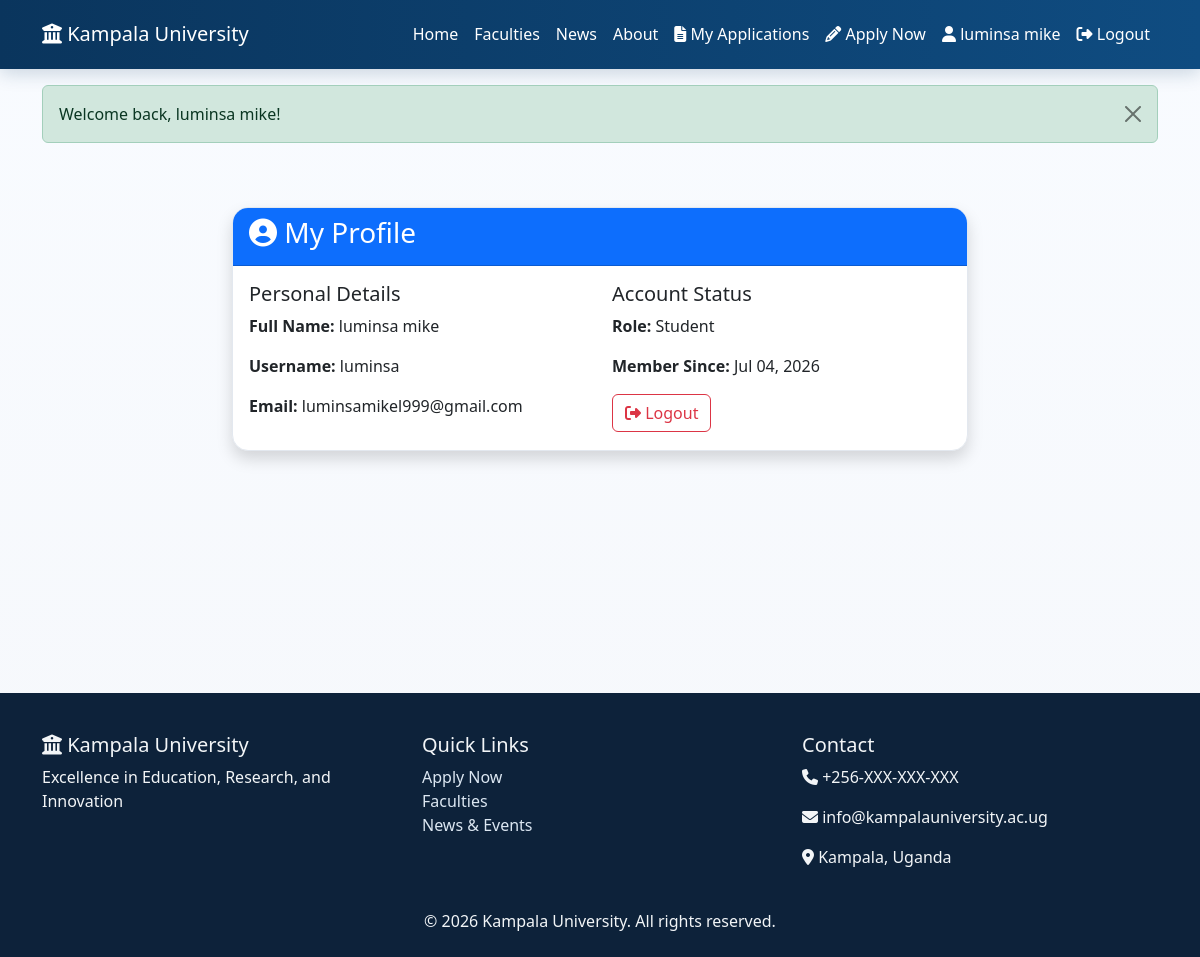
The page /auth/profile.php (signed in) on the database its author committed.
### tables this page shows
CREATE TABLE `users` (
  `id` int(11) NOT NULL,
  `username` varchar(50) NOT NULL,
  `email` varchar(100) NOT NULL,
  `password` varchar(255) NOT NULL,
  `full_name` varchar(100) NOT NULL,
  `role` enum('admin','staff','student') DEFAULT 'student',
  `created_at` timestamp NOT NULL DEFAULT current_timestamp()
);

### includes/functions.php (called while the page is built, shortened)
<?php
function formatDate($date) {
    return date('M d, Y', strtotime($date));
}
?>

### auth/profile.php (the view, shortened to what this page needs)
<?php
require_once __DIR__ . '/../includes/functions.php';
$db = getDB();
$stmt = $db->prepare('SELECT * FROM users WHERE id = ?');
$stmt->execute([$_SESSION['user_id']]);
$user = $stmt->fetch();
include __DIR__ . '/../includes/header.php';
?>
<div class="container py-5">
    <div class="row justify-content-center">
        <div class="col-lg-8">
            <div class="card shadow">
                <div class="card-header bg-primary text-white">
                    <h3><i class="fas fa-user-circle"></i> My Profile</h3>
                </div>
                <div class="card-body">
                    <?php if ($user): ?>
                        <div class="row g-4">
                            <div class="col-md-6">
                                <h5>Personal Details</h5>
                                <p><strong>Full Name:</strong> <?php echo htmlspecialchars($user['full_name']); ?></p>
                                <p><strong>Username:</strong> <?php echo htmlspecialchars($user['username']); ?></p>
                                <p><strong>Email:</strong> <?php echo htmlspecialchars($user['email']); ?></p>
                            </div>
                            <div class="col-md-6">
                                <h5>Account Status</h5>
                                <p><strong>Role:</strong> <?php echo ucfirst($user['role'] ?? 'student'); ?></p>
                                <p><strong>Member Since:</strong> <?php echo formatDate($user['created_at'] ?? date('Y-m-d')); ?></p>
                                <a href="logout.php" class="btn btn-outline-danger"><i class="fas fa-sign-out-alt"></i> Logout</a>
                            </div>
                        </div>
                    <?php else: ?>
                        <div class="alert alert-warning">Profile information is unavailable right now.</div>
                    <?php endif; ?>
                </div>
            </div>
        </div>
    </div>
</div>
<?php include __DIR__ . '/../includes/footer.php'; ?>

### assets/css/style.css (style rules this page uses)
:root { --primary-color: #0f4c81; --primary-dark: #0a355d; --accent-color: #f4b942; --accent-soft: #fff4cf; --text-color: #243447; --muted-color: #6c7a89; --bg-color: #f5f7fb; --border-color: #e3e8ef; }
* { box-sizing: border-box; }
html { scroll-behavior: smooth; }
body { font-family: 'Segoe UI', Tahoma, Geneva, Verdana, sans-serif; color: var(--text-color); background: linear-gradient(180deg, rgba(248, 251, 255, 0.95) 0%, rgba(245, 247, 251, 0.92) 100%), url('https://images.unsplash.com/photo-1522202176988-66273c2fd55f?auto=format&fit=crop&w=1800&q=80') center/cover fixed; min-height: 100vh; }
.card { border-radius: 16px; overflow: hidden; border: 1px solid var(--border-color); }
.card-header { font-weight: 600; }

### rows shown on the page
users: full_name "luminsa mike", username "luminsa", email "luminsamikel999@gmail.com", role "Student"

### other values the page prints
$_SESSION['full_name'] "luminsa mike"
$_SESSION['message'] "Welcome back, luminsa mike!"
